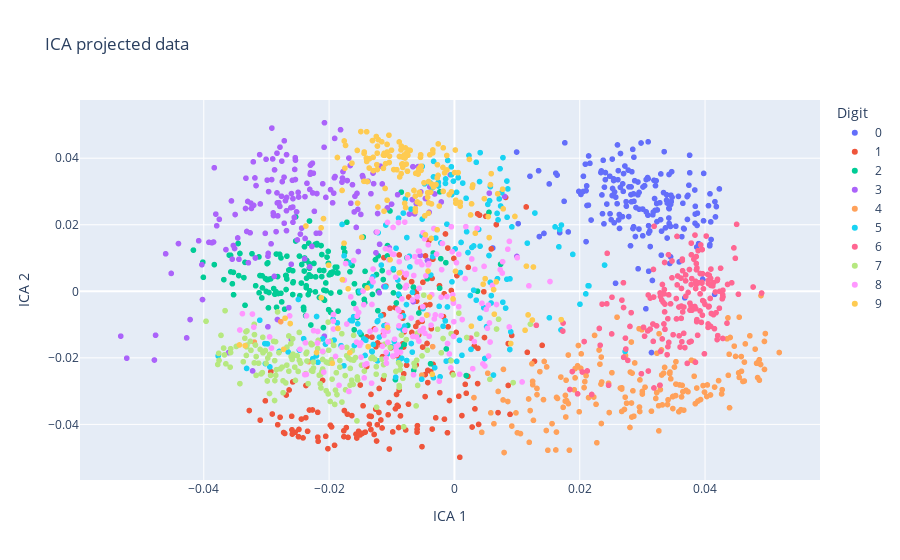

Notebook code cell kept with this figure:
### Code cell
from sklearn.decomposition import FastICA
ica = FastICA(n_components=2)
data_ica = ica.fit_transform(data)

df_ica = pd.DataFrame({'target': map(lambda x : str(x),target), 'x': data_ica[:, 0], 'y': data_ica[:, 1]})
fig = px.scatter(df_ica, x="x", y="y", color="target", title ="ICA projected data", labels={'x': 'ICA 1', 'y': 'ICA 2', 'target': 'Digit'})
fig.show()

### Figure 1 — Plotly figure (JSON) as saved in the notebook; plotly's stock layout.template omitted (floating-point values rounded to 4 significant figures; data arrays with more than 128 entries replaced by an {"elided": "..."} marker saying what was removed)
{"data": [{"hovertemplate": "Digit=0<br>ICA 1=%{x}<br>ICA 2=%{y}<extra></extra>", "legendgroup": "0", "marker": {"color": "#636efa", "symbol": "circle"}, "mode": "markers", "name": "0", "showlegend": true, "type": "scattergl", "x": {"elided": "178 float values"}, "xaxis": "x", "y": {"elided": "178 float values"}, "yaxis": "y"}, {"hovertemplate": "Digit=1<br>ICA 1=%{x}<br>ICA 2=%{y}<extra></extra>", "legendgroup": "1", "marker": {"color": "#EF553B", "symbol": "circle"}, "mode": "markers", "name": "1", "showlegend": true, "type": "scattergl", "x": {"elided": "182 float values"}, "xaxis": "x", "y": {"elided": "182 float values"}, "yaxis": "y"}, {"hovertemplate": "Digit=2<br>ICA 1=%{x}<br>ICA 2=%{y}<extra></extra>", "legendgroup": "2", "marker": {"color": "#00cc96", "symbol": "circle"}, "mode": "markers", "name": "2", "showlegend": true, "type": "scattergl", "x": {"elided": "177 float values"}, "xaxis": "x", "y": {"elided": "177 float values"}, "yaxis": "y"}, {"hovertemplate": "Digit=3<br>ICA 1=%{x}<br>ICA 2=%{y}<extra></extra>", "legendgroup": "3", "marker": {"color": "#ab63fa", "symbol": "circle"}, "mode": "markers", "name": "3", "showlegend": true, "type": "scattergl", "x": {"elided": "183 float values"}, "xaxis": "x", "y": {"elided": "183 float values"}, "yaxis": "y"}, {"hovertemplate": "Digit=4<br>ICA 1=%{x}<br>ICA 2=%{y}<extra></extra>", "legendgroup": "4", "marker": {"color": "#FFA15A", "symbol": "circle"}, "mode": "markers", "name": "4", "showlegend": true, "type": "scattergl", "x": {"elided": "181 float values"}, "xaxis": "x", "y": {"elided": "181 float values"}, "yaxis": "y"}, {"hovertemplate": "Digit=5<br>ICA 1=%{x}<br>ICA 2=%{y}<extra></extra>", "legendgroup": "5", "marker": {"color": "#19d3f3", "symbol": "circle"}, "mode": "markers", "name": "5", "showlegend": true, "type": "scattergl", "x": {"elided": "182 float values"}, "xaxis": "x", "y": {"elided": "182 float values"}, "yaxis": "y"}, {"hovertemplate": "Digit=6<br>ICA 1=%{x}<br>ICA 2=%{y}<extra></extra>", "legendgroup": "6", "marker": {"color": "#FF6692", "symbol": "circle"}, "mode": "markers", "name": "6", "showlegend": true, "type": "scattergl", "x": {"elided": "181 float values"}, "xaxis": "x", "y": {"elided": "181 float values"}, "yaxis": "y"}, {"hovertemplate": "Digit=7<br>ICA 1=%{x}<br>ICA 2=%{y}<extra></extra>", "legendgroup": "7", "marker": {"color": "#B6E880", "symbol": "circle"}, "mode": "markers", "name": "7", "showlegend": true, "type": "scattergl", "x": {"elided": "179 float values"}, "xaxis": "x", "y": {"elided": "179 float values"}, "yaxis": "y"}, {"hovertemplate": "Digit=8<br>ICA 1=%{x}<br>ICA 2=%{y}<extra></extra>", "legendgroup": "8", "marker": {"color": "#FF97FF", "symbol": "circle"}, "mode": "markers", "name": "8", "showlegend": true, "type": "scattergl", "x": {"elided": "174 float values"}, "xaxis": "x", "y": {"elided": "174 float values"}, "yaxis": "y"}, {"hovertemplate": "Digit=9<br>ICA 1=%{x}<br>ICA 2=%{y}<extra></extra>", "legendgroup": "9", "marker": {"color": "#FECB52", "symbol": "circle"}, "mode": "markers", "name": "9", "showlegend": true, "type": "scattergl", "x": {"elided": "180 float values"}, "xaxis": "x", "y": {"elided": "180 float values"}, "yaxis": "y"}], "layout": {"legend": {"title": {"text": "Digit"}, "tracegroupgap": 0}, "title": {"text": "ICA projected data"}, "xaxis": {"anchor": "y", "domain": [0, 1], "title": {"text": "ICA 1"}}, "yaxis": {"anchor": "x", "domain": [0, 1], "title": {"text": "ICA 2"}}}}
